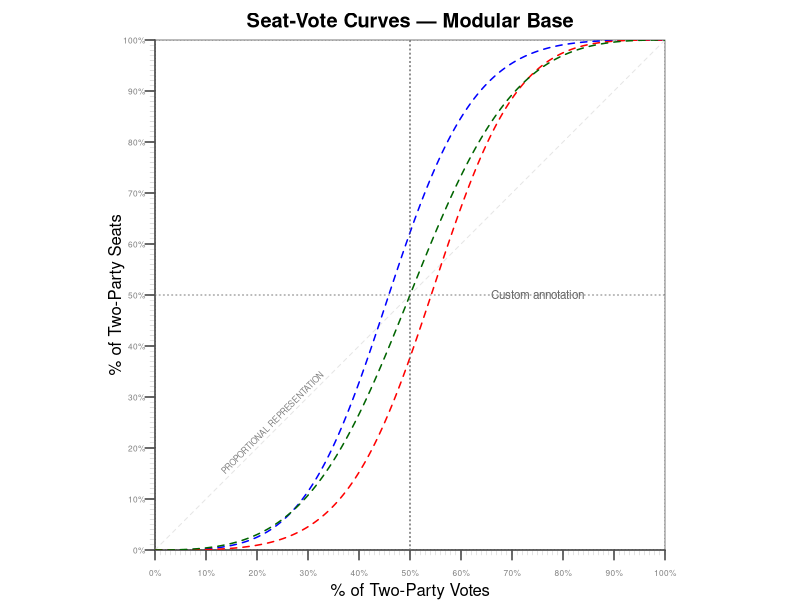
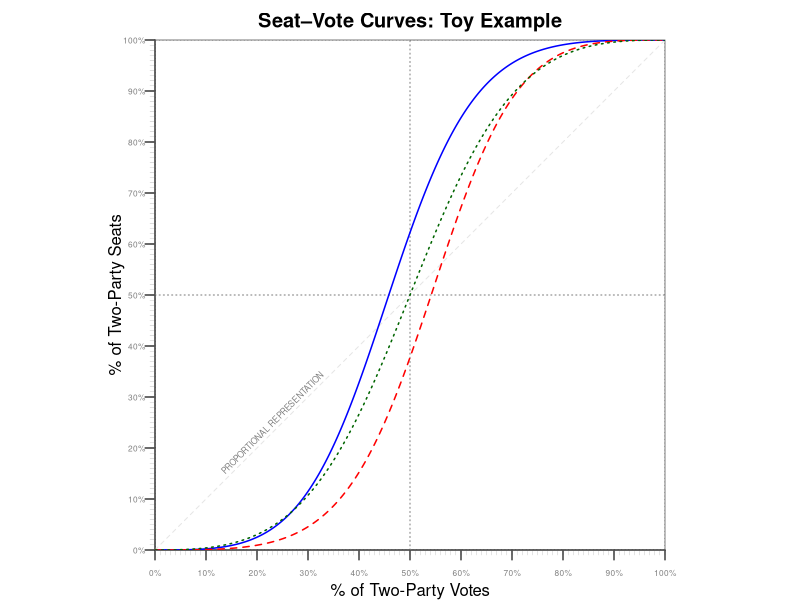
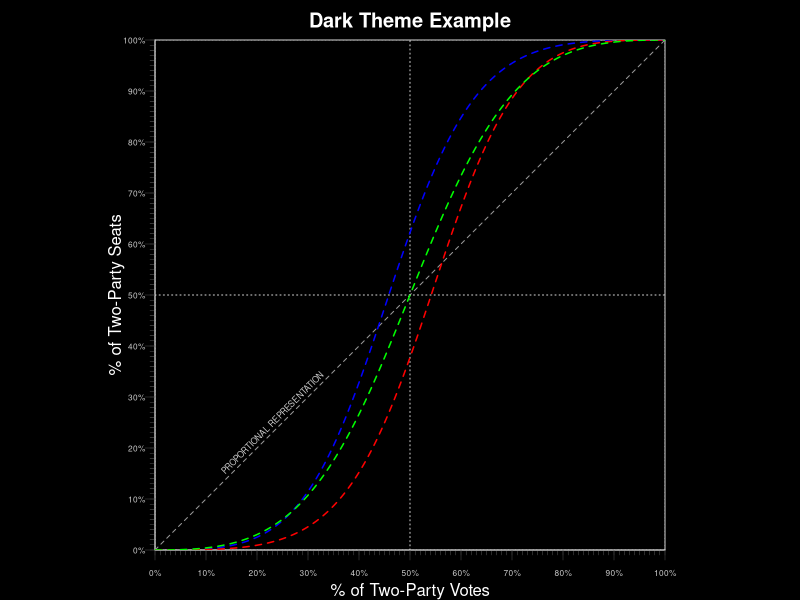

The R script that drew these images, in order:
sv_plot_base <- function(main = "",
                         xlab = "% of Two-Party Votes",
                         ylab = "% of Two-Party Seats",
                         xaxis = TRUE,
                         yaxis = TRUE,
                         prop.line = TRUE,
                         box = TRUE,
                         xlim = c(0, 1),
                         ylim = c(0, 1),
                         theme = "light") {

  if (theme == "dark") {
    bg_col <- "black"
    fg_col <- "white"
    axis_col <- "gray80"
    grid_col <- "gray60"
    shade_col <- rgb(1, 1, 1, 0.4)
  } else {
    bg_col <- "white"
    fg_col <- "black"
    axis_col <- "gray50"
    grid_col <- "gray90"
    shade_col <- rgb(0.1, 0.1, 0.1, 0.5)
  }

  par(pty = "s", mar = c(2.5, 2, 2, 1), mgp = c(0.5, 0.5, 0), bg = bg_col)
  plot(1,
       type = "n",
       ylim = ylim, xlim = xlim,
       xaxs = "i", yaxs = "i",
       ylab = "", xlab = "",
       main = main, bty = "n",
       axes = FALSE, col.main = fg_col)

  if (xaxis) {
    axis(side = 1, las = 2, at = seq(0, 1, 0.1), labels = FALSE, lwd.ticks = 0.4, col = axis_col)
    axis(side = 1, las = 2, at = seq(0, 1, 0.01), labels = FALSE, lwd.ticks = 0.2, tck = -0.01, col = axis_col)
    axis(side = 1, at = seq(0, 1, 0.1),
         labels = paste0(seq(0, 100, 10), "%"), cex.axis = 0.5, col.axis = axis_col)
  }

  if (yaxis) {
    axis(side = 2, las = 2, at = seq(0, 1, 0.1), labels = FALSE, lwd.ticks = 0.4, col = axis_col)
    axis(side = 2, las = 2, at = seq(0, 1, 0.01), labels = FALSE, lwd.ticks = 0.2, tck = -0.01, col = axis_col)
    axis(side = 2, las = 2, at = seq(0, 1, 0.1),
         labels = paste0(seq(0, 100, 10), "%"), cex.axis = 0.5, col.axis = axis_col)
  }

  mtext(xlab, side = 1, line = 1.5, col = fg_col)
  mtext(ylab, side = 2, line = 1.5, col = fg_col)

  if (prop.line) {
    abline(0, 1, lty = 2, col = grid_col)
    text(0.23, 0.25, "PROPORTIONAL REPRESENTATION",
         srt = 45, cex = 0.5, col = axis_col)
  }

  if (box) {
    box(col = axis_col)
    abline(v = 0.5, lty = 3, col = axis_col)
    abline(h = 0.5, lty = 3, col = axis_col)
  }

  rect(-.05, -.05, 0, 1.05, col = shade_col, density = 40, border = "transparent")
  rect(0, 0, 1.05, -.05, col = shade_col, density = 40, border = "transparent")
  rect(1, 0, 1.05, 1.05, col = shade_col, density = 40, border = "transparent")
  rect(0, 1, 1, 1.05, col = shade_col, density = 40, border = "transparent")
}


sv_add_curve <- function(curve,
                         color = "blue",
                         lty = 2,
                         label = NULL,
                         label_pos = NULL,
                         label_col = NULL,
                         label_cex = 0.6) {

  lines(curve, lwd = 1.5, col = color, lty = lty)

  if (!is.null(label)) {
    if (is.null(label_pos)) {
      xlab <- tail(curve[, 1], 1)
      ylab <- tail(curve[, 2], 1)
    } else {
      xlab <- label_pos$x
      ylab <- label_pos$y
    }
    if (is.null(label_col)) label_col <- color
    text(xlab, ylab, label, col = label_col, cex = label_cex, pos = 4)
  }
}

sv.hyp <- function(r, b, n = 1000){
  V  <- seq(from = 0.001,to = 0.999, length = n )
  LV <- log(V/(1-V))
  S  <- (1+exp(-b - r*LV))^-1

  dta <- cbind.data.frame(V,S)

  return(dta)
}

sv_curve <- function(s,v, lwd=2, col="gray40") {
  sv <- function(x) (x / (1 - x))
	reg <- summary(lm(log(sv(s)) ~ log(sv(v))))
	VOTES.tmp <- seq(0,1, by=.01)
	seatvotes <- reg$coefficients[2]*log(VOTES.tmp/(1 - VOTES.tmp)) + reg$coefficients[1]
	funct2 <- function (x) exp(seatvotes) / (1 + exp(seatvotes)) 
	plot(funct2, from=0.0, to=1, add=TRUE, lwd=lwd, col=col)	
}


# Example usage
# Generate data
sv1 <- sv.hyp(r = 3, b = 0.5)
sv2 <- sv.hyp(r = 3, b = -0.5)
sv3 <- sv.hyp(r = 2.5, b = 0)

# Draw base once
sv_plot_base(main = "Seat-Vote Curves — Modular Base")

# Add curves one by one
sv_add_curve(sv1, color = "blue", label = "b = 0.5")
sv_add_curve(sv2, color = "red", label = "b = -0.5")
sv_add_curve(sv3, color = "darkgreen", label = "b = 0")

# You can add additional annotations or lines freely
abline(v = 0.5, col = "gray40", lty = 3)
text(0.75, 0.5, "Custom annotation", col = "gray40", cex = 0.7)


# A wrapper for one-shot plotting
sv_plot <- function(..., main = "", theme = "light", labels = NULL, colors = NULL, ltys = NULL) {
  curves <- list(...)
  n <- length(curves)
  sv_plot_base(main = main, theme = theme)
  if (is.null(colors)) colors <- rep_len(c("blue", "red", "green"), n)
  if (is.null(ltys)) ltys <- rep_len(2, n)
  for (i in seq_len(n)) {
    sv_add_curve(curves[[i]], color = colors[i],
                 lty = ltys[i],
                 label = if (!is.null(labels)) labels[i] else NULL)
  }
}


# --- Toy Example for sv_plot() ---

# Generate some hypothetical seat-vote relationships
sv1 <- sv.hyp(r = 3, b = 0.5)
sv2 <- sv.hyp(r = 3, b = -0.5)
sv3 <- sv.hyp(r = 2.5, b = 0)

# Draw all three in one go using the wrapper
sv_plot(sv1, sv2, sv3,
        main   = "Seat–Vote Curves: Toy Example",
        theme  = "light",
        labels = c("Bias = +0.5", "Bias = -0.5", "Bias = 0"),
        colors = c("blue", "red", "darkgreen"),
        ltys   = c(1, 2, 3))

# You can toggle to a dark mode easily				 
sv_plot(sv1, sv2, sv3,
        main = "Dark Theme Example",
        theme = "dark",
        labels = c("b=0.5", "b=-0.5", "b=0"))
